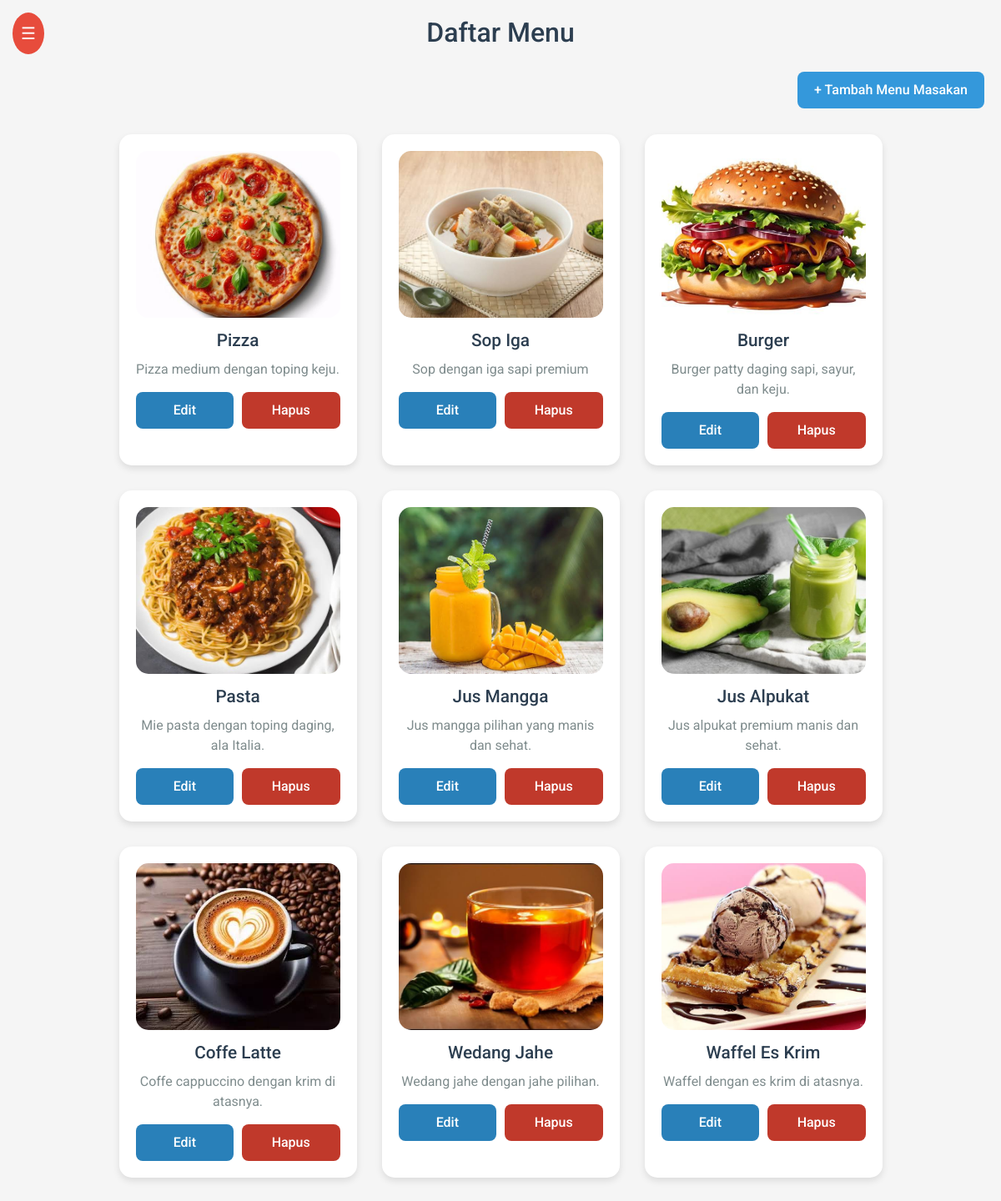
The app's page /kasir_dashboard.php (signed in) with its own data.
### tables this page shows
CREATE TABLE `menu` (
  `id_menu` int(11) NOT NULL,
  `nama_menu` varchar(100) NOT NULL,
  `deskripsi` text DEFAULT NULL,
  `harga` int(11) NOT NULL,
  `gambar` varchar(255) DEFAULT NULL
);

### kasir_dashboard.php (the view, shortened to what this page needs)
<?php
include 'koneksi.php';
$sql = "SELECT id_menu, nama_menu, deskripsi, gambar FROM menu";
$result = mysqli_query($conn, $sql);
?>
<!DOCTYPE html>
<html lang="en">
<head>
    <link href="https://cdn.jsdelivr.net/npm/bootstrap@5.3.0-alpha1/dist/css/bootstrap.min.css" rel="stylesheet">
</head>
<body>
    <button class="burger-menu" onclick="toggleSidebar()">☰</button>
    <div class="content" id="content">
        <div class="top-bar">
            <h1 class="text-center">Daftar Menu</h1>
        </div>
        <div class="d-flex justify-content-end mb-3">
            <button class="add-menu-button" onclick="window.location.href='tambah_menu.php'">+ Tambah Menu Masakan</button>
        </div>
        <div class="container">
            <div class="row justify-content-center">
                <?php if (mysqli_num_rows($result) > 0): ?>
                    <?php while ($row = mysqli_fetch_assoc($result)): ?>
                        <div class="col-md-3 menu-item">
                            <img src="<?php echo htmlspecialchars($row['gambar']); ?>" alt="<?php echo htmlspecialchars($row['nama_menu']); ?>">
                            <h4><?php echo htmlspecialchars($row['nama_menu']); ?></h4>
                            <p><?php echo htmlspecialchars($row['deskripsi']); ?></p>
                            <div class="actions">
                                <button class="btn btn-edit" onclick="window.location.href='edit_menu.php?id=<?php echo $row['id_menu']; ?>'">Edit</button>
                                <button class="btn btn-delete" onclick="confirmDelete(<?php echo $row['id_menu']; ?>)">Hapus</button>
                            </div>
                        </div>
                    <?php endwhile; ?>
                <?php else: ?>
                    <p class="text-center">Tidak ada menu yang tersedia.</p>
                <?php endif; ?>
            </div>
        </div>
    </div>
</body>
</html>

### kasir_dashboard.php (style rules this page uses)
body { font-family: 'Roboto', sans-serif; background-color: #f5f5f5; margin: 0; padding: 0; }
.content { margin-left: 0; padding: 20px; transition: margin-left 0.3s; }
.top-bar { display: flex; justify-content: center; align-items: center; margin-bottom: 20px; }
.top-bar h1 { font-size: 2rem; font-weight: 500; color: #2c3e50; }
.add-menu-button { background-color: #3498db; color: white; border: none; padding: 10px 20px; border-radius: 8px; cursor: pointer; font-weight: 500; transition: background 0.3s; }
.menu-item { background: white; border-radius: 15px; box-shadow: 0 4px 8px rgba(0, 0, 0, 0.1); text-align: center; padding: 20px; margin: 15px; transition: transform 0.3s; }
.menu-item img { width: 100%; height: 200px; object-fit: cover; border-radius: 15px; }
.menu-item h4 { font-size: 1.3rem; color: #2c3e50; margin: 15px 0 10px; }
.menu-item p { font-size: 1rem; color: #7f8c8d; margin-bottom: 15px; }
.menu-item .actions { display: flex; justify-content: space-between; }
.menu-item .btn { width: 48%; padding: 10px; border-radius: 8px; border: none; font-weight: 500; }
.btn-edit { background-color: #2980b9; color: white; }
.btn-delete { background-color: #c0392b; color: white; }
.burger-menu { position: fixed; top: 15px; left: 15px; background: #e74c3c; color: white; border: none; padding: 10px; border-radius: 50%; cursor: pointer; z-index: 1001; font-size: 20px; transition: transform 0.3s; }

### records on screen
menu: gambar (picture), nama_menu "Pizza", deskripsi "Pizza medium dengan toping keju."
menu: gambar (picture), nama_menu "Sop Iga", deskripsi "Sop dengan iga sapi premium"
menu: gambar (picture), nama_menu "Burger", deskripsi "Burger patty daging sapi, sayur, dan keju."
menu: gambar (picture), nama_menu "Pasta", deskripsi "Mie pasta dengan toping daging, ala Italia."
menu: gambar (picture), nama_menu "Jus Mangga", deskripsi "Jus mangga pilihan yang manis dan sehat."
menu: gambar (picture), nama_menu "Jus Alpukat", deskripsi "Jus alpukat premium manis dan sehat."
menu: gambar (picture), nama_menu "Coffe Latte", deskripsi "Coffe cappuccino dengan krim di atasnya."
menu: gambar (picture), nama_menu "Wedang Jahe", deskripsi "Wedang jahe dengan jahe pilihan."
menu: gambar (picture), nama_menu "Waffel Es Krim", deskripsi "Waffel dengan es krim di atasnya."
